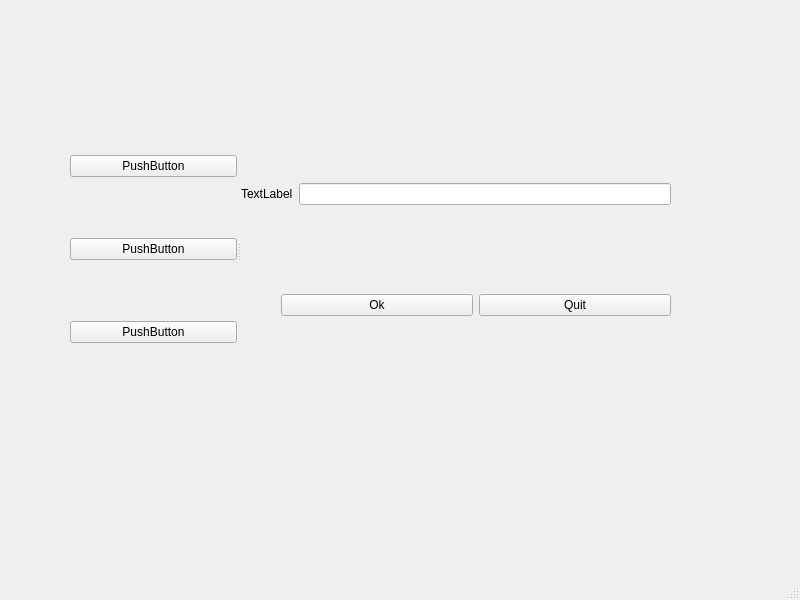
<?xml version="1.0" encoding="UTF-8"?>
<ui version="4.0">
 <class>MainWindow</class>
 <widget class="QMainWindow" name="MainWindow">
  <property name="geometry">
   <rect>
    <x>0</x>
    <y>0</y>
    <width>800</width>
    <height>600</height>
   </rect>
  </property>
  <property name="windowTitle">
   <string>MainWindow</string>
  </property>
  <widget class="QWidget" name="centralwidget">
   <widget class="QSplitter" name="splitter">
    <property name="geometry">
     <rect>
      <x>70</x>
      <y>100</y>
      <width>601</width>
      <height>301</height>
     </rect>
    </property>
    <property name="orientation">
     <enum>Qt::Orientation::Horizontal</enum>
    </property>
    <widget class="QWidget" name="">
     <layout class="QVBoxLayout" name="verticalLayout_2">
      <item>
       <widget class="QPushButton" name="pushButton_3">
        <property name="text">
         <string>PushButton</string>
        </property>
       </widget>
      </item>
      <item>
       <widget class="QPushButton" name="pushButton_5">
        <property name="text">
         <string>PushButton</string>
        </property>
       </widget>
      </item>
      <item>
       <widget class="QPushButton" name="pushButton_4">
        <property name="text">
         <string>PushButton</string>
        </property>
       </widget>
      </item>
     </layout>
    </widget>
    <widget class="QWidget" name="">
     <layout class="QVBoxLayout" name="verticalLayout">
      <item>
       <layout class="QHBoxLayout" name="horizontalLayout">
        <item>
         <widget class="QLabel" name="label">
          <property name="text">
           <string>TextLabel</string>
          </property>
         </widget>
        </item>
        <item>
         <widget class="QLineEdit" name="lineEdit"/>
        </item>
       </layout>
      </item>
      <item>
       <layout class="QHBoxLayout" name="horizontalLayout_2">
        <item>
         <spacer name="horizontalSpacer">
          <property name="orientation">
           <enum>Qt::Orientation::Horizontal</enum>
          </property>
          <property name="sizeType">
           <enum>QSizePolicy::Policy::Preferred</enum>
          </property>
          <property name="sizeHint" stdset="0">
           <size>
            <width>40</width>
            <height>20</height>
           </size>
          </property>
         </spacer>
        </item>
        <item>
         <widget class="QPushButton" name="pushButton">
          <property name="text">
           <string>Ok</string>
          </property>
         </widget>
        </item>
        <item>
         <widget class="QPushButton" name="pushButton_2">
          <property name="text">
           <string>Quit</string>
          </property>
         </widget>
        </item>
       </layout>
      </item>
     </layout>
    </widget>
   </widget>
  </widget>
  <widget class="QMenuBar" name="menubar">
   <property name="geometry">
    <rect>
     <x>0</x>
     <y>0</y>
     <width>800</width>
     <height>22</height>
    </rect>
   </property>
  </widget>
  <widget class="QStatusBar" name="statusbar"/>
 </widget>
 <tabstops>
  <tabstop>pushButton_3</tabstop>
  <tabstop>lineEdit</tabstop>
  <tabstop>pushButton</tabstop>
  <tabstop>pushButton_5</tabstop>
  <tabstop>pushButton_2</tabstop>
  <tabstop>pushButton_4</tabstop>
 </tabstops>
 <resources/>
 <connections/>
</ui>
